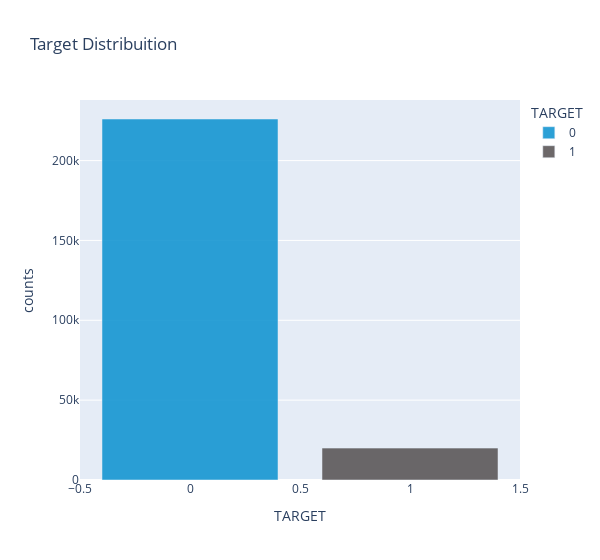

The notebook cell this image was saved under:
### Markdown cell above
#### Check if `TARGET` distribution is balanced

### Code cell
# create a temporary data frame with TARGET value counts
_df = df_train['TARGET'].value_counts(dropna=False).rename_axis('TARGET').reset_index(name='counts').astype('object')
# plot figure
fig = px.bar(data_frame=_df, x='TARGET', y='counts', color='TARGET', width=600, title='Target Distribuition',
			color_discrete_map={
				0: 'rgba(22, 150, 210, 0.9)',
				1: 'rgba(92, 88, 89, 0.9)'
			})
fig.show()

### Figure 1 — Plotly figure (JSON) as saved in the notebook; plotly's stock layout.template omitted (floating-point values rounded to 4 significant figures)
{"data": [{"alignmentgroup": "True", "hovertemplate": "TARGET=%{x}<br>counts=%{y}<extra></extra>", "legendgroup": "0", "marker": {"color": "rgba(22, 150, 210, 0.9)", "pattern": {"shape": ""}}, "name": "0", "offsetgroup": "0", "orientation": "v", "showlegend": true, "textposition": "auto", "type": "bar", "x": [0], "xaxis": "x", "y": [226038], "yaxis": "y"}, {"alignmentgroup": "True", "hovertemplate": "TARGET=%{x}<br>counts=%{y}<extra></extra>", "legendgroup": "1", "marker": {"color": "rgba(92, 88, 89, 0.9)", "pattern": {"shape": ""}}, "name": "1", "offsetgroup": "1", "orientation": "v", "showlegend": true, "textposition": "auto", "type": "bar", "x": [1], "xaxis": "x", "y": [19970], "yaxis": "y"}], "layout": {"barmode": "relative", "legend": {"title": {"text": "TARGET"}, "tracegroupgap": 0}, "title": {"text": "Target Distribuition"}, "width": 600, "xaxis": {"anchor": "y", "categoryarray": [0, 1], "categoryorder": "array", "domain": [0, 1], "title": {"text": "TARGET"}}, "yaxis": {"anchor": "x", "domain": [0, 1], "title": {"text": "counts"}}}}
